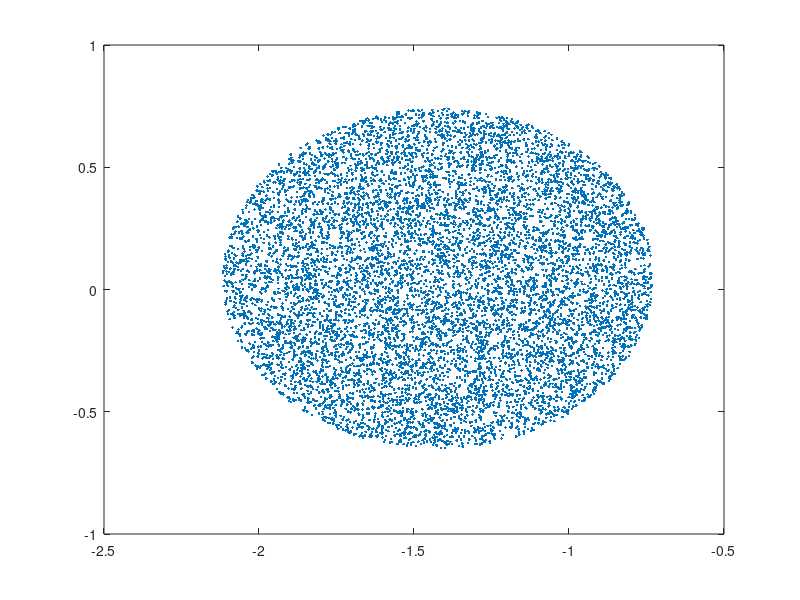

Here is the MATLAB script that generated this plot:
% Data
n = 10000;
radius = rand;
xc = randn;
yc = randn;

% Engine
theta = rand(1,n)*(2*pi);
r = sqrt(rand(1,n))*radius;
x = xc + r.*cos(theta);
y = yc + r.*sin(theta);

% Check
plot(x,y,'.')

% Bruno